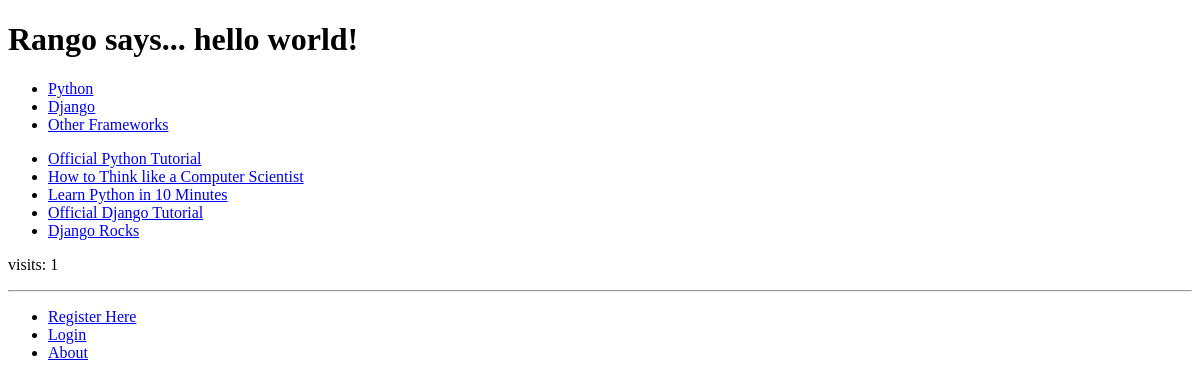
The app's page /rango/, older data.
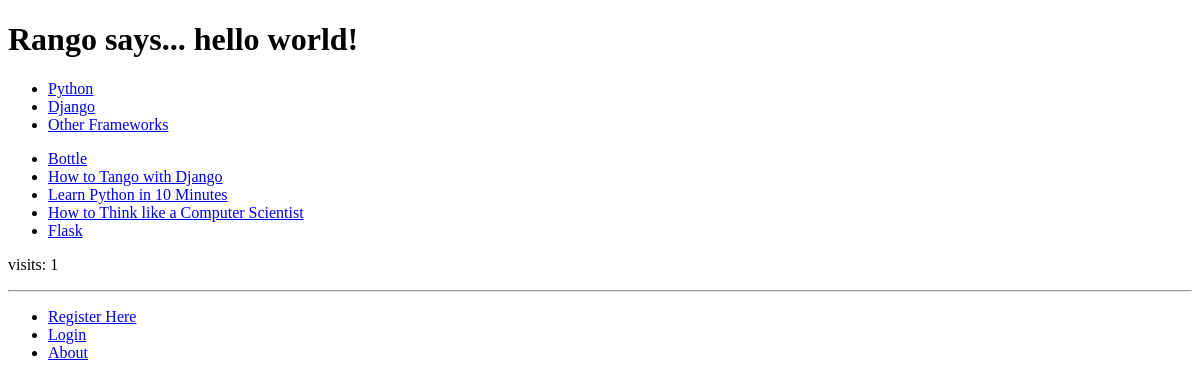
The same page, newer data.
### rango/models.py (models this page shows, shortened)
class Category(models.Model):
        name = models.CharField(max_length=128, unique=True)
        views = models.IntegerField(default=0)
        likes = models.IntegerField(default=0)
        slug = models.SlugField(default="")

class Page(models.Model):
    category = models.ForeignKey(Category)
    title = models.CharField(max_length=128)
    url = models.URLField()
    views = models.IntegerField(default=0)

### rango/views.py (the view)
def index(request):
    category_list = Category.objects.order_by('-likes')[:5]
    page_list = Page.objects.order_by('-views')[:5]
    context_dict = {'categories': category_list, 'pages': page_list}
    visits = request.session.get('visits')
    if not visits:
        visits = 1
    reset_last_visit_time = False
    last_visit = request.session.get('last_visit')
    if last_visit:
        last_visit_time = datetime.strptime(last_visit[:-7], "%Y-%m-%d %H:%M:%S")
        if (datetime.now() - last_visit_time).seconds > 0:
            visits = visits + 1
            reset_last_visit_time = True
    else:
        reset_last_visit_time = True
    if reset_last_visit_time:
        request.session['last_visit'] = str(datetime.now())
        request.session['visits'] = visits
    context_dict['visits'] = visits
    response = render(request,'rango/index.html', context_dict)
    return response

### templates/rango/index.html (shortened to what this page needs)
{% extends 'rango/base.html' %}
{% load staticfiles %}
{% block body_block %}
	{% if user.is_authenticated %}
		<h1>Rango says... hello {{ user.username }}!</h1>
	{% else %}
		<h1>Rango says... hello world!</h1>
	{% endif %}
        {% if categories %}
            <ul>
                {% for category in categories %}
    			<li><a href="{% url 'category'  category.slug %}">{{ category.name }}</a></li>
		{% endfor %}
            </ul>
        {% else %}
            <strong>There are no categories present.</strong>
        {% endif %}
	{% if pages %}
            <ul>
                {% for page in pages %}
                <li><a href="/rango/category/{{ category.slug }}/{{ page.title }}">{{ page.title }}</a></li>
                {% endfor %}
            </ul>
        {% else %}
            <strong>There are no pages present.</strong>
        {% endif %}
<p> visits: {{ visits }}</p>
{% endblock %}

Row changes from the older to the newer data that the page shows:
no longer on this page (row edited): Page: title "Official Python Tutorial"
no longer on this page (row edited): Page: title "Official Django Tutorial"
no longer on this page (row edited): Page: title "Django Rocks"
now on this page (row edited): Page: title "Bottle"
now on this page (row edited): Page: title "How to Tango with Django"
changed Page "Learn Python in 10 Minutes": moves up the list
now on this page (row edited): Page: title "Flask"
